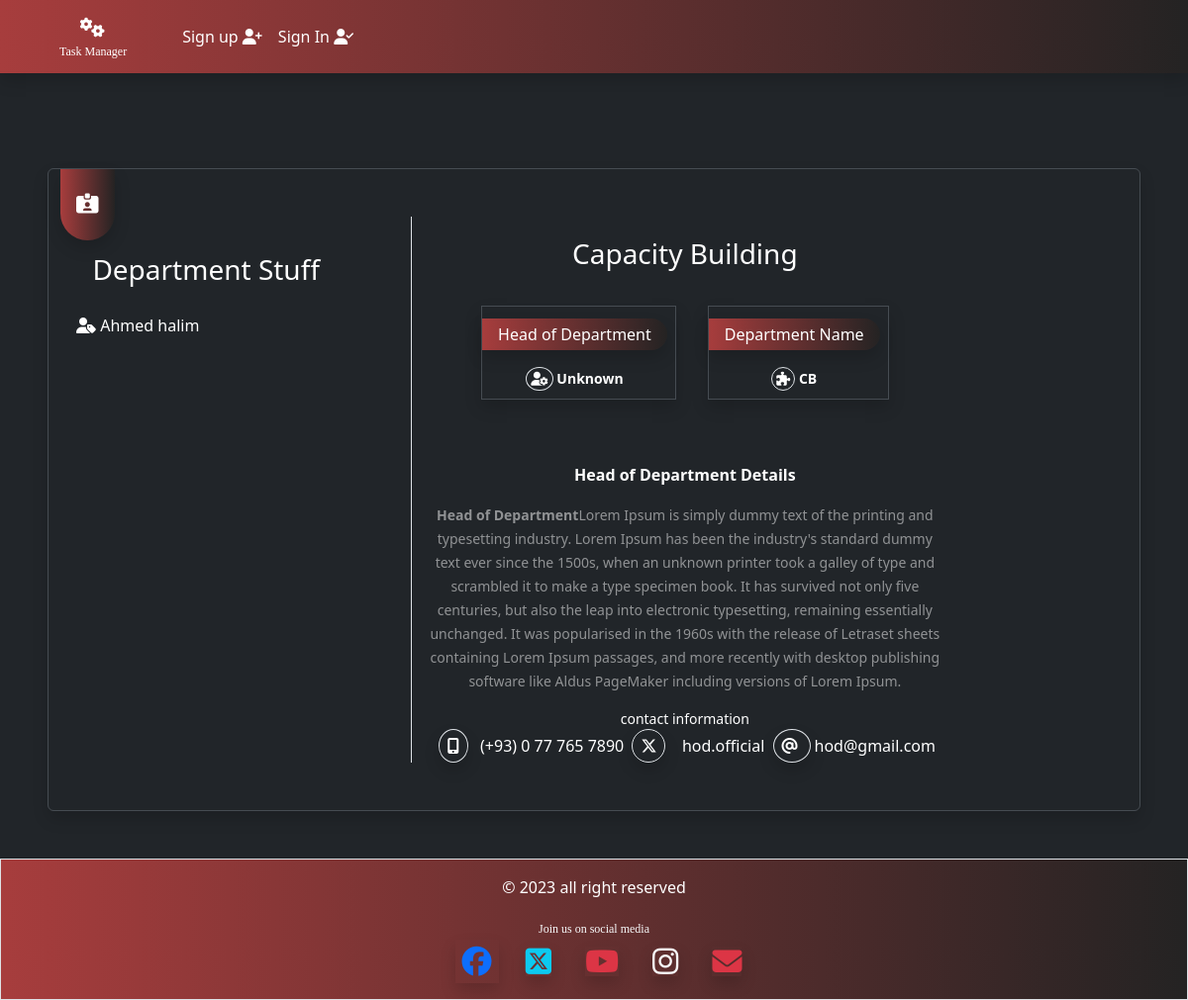
The page /taskmanager/getDetails/20 on the database as committed earlier.
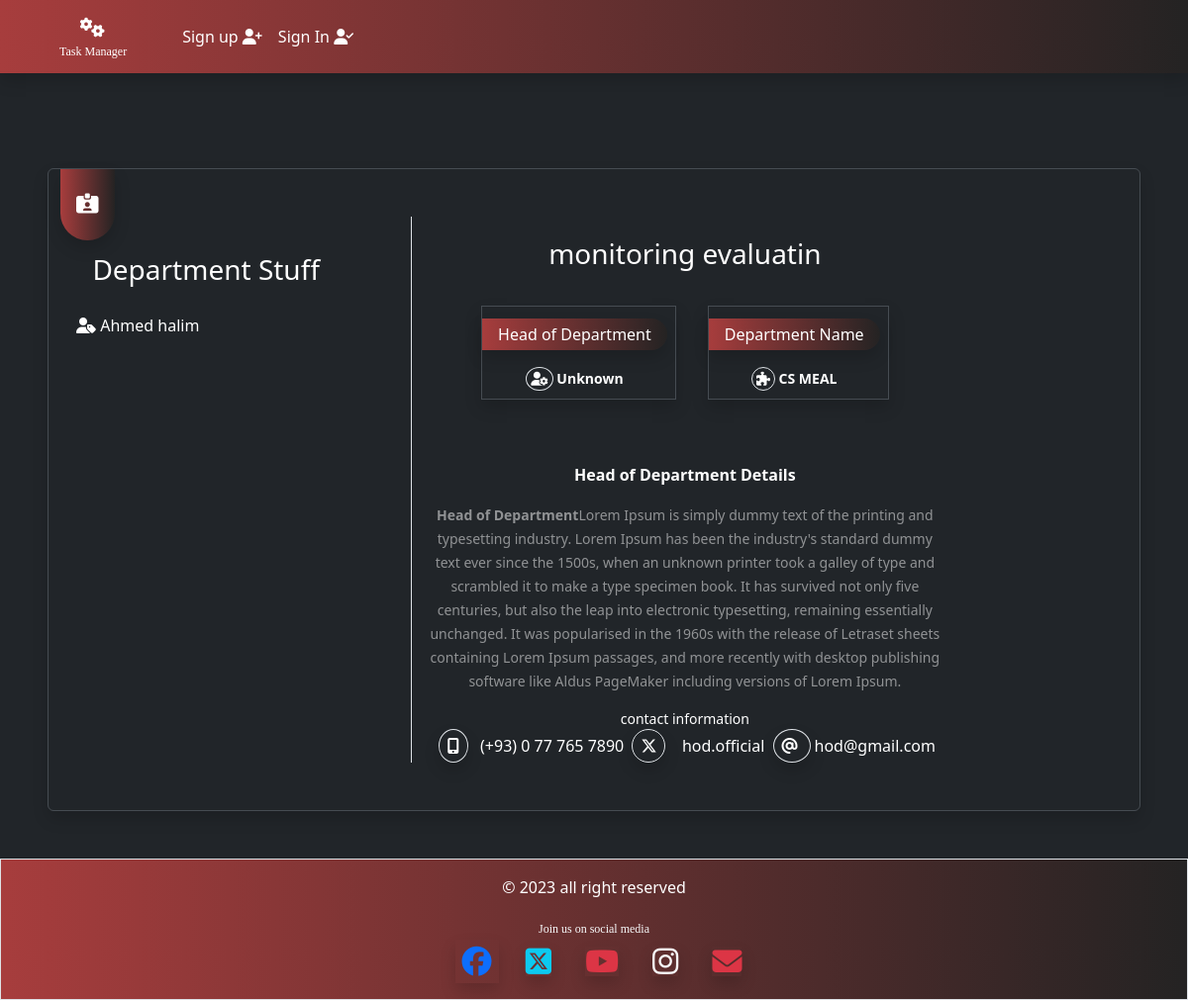
The same page on the database as committed later.
### taskmanager/models.py (models this page shows, shortened)
class Department(models.Model):
    name = models.CharField(max_length=250)
    Description = models.TextField(max_length=300)
    dept_head = models.CharField(max_length=100)

### taskmanager/views.py (the view)
# urls.py: path('getDetails/<sid>', views.getDetails, name='getDetails'),
def getDetails(request, sid):
    if sid:
        d = Department.objects.get(id = sid)
        u = User.objects.filter(department_id = sid)
        return render(request, 'taskmanager/dept_details.html',{'stuff':u, 'departmentDetails':d})

### taskmanager/templates/taskmanager/dept_details.html (shortened to what the changed rows need)
{% extends 'taskmanager/base.html' %}
{% load static %}
{% block content %}
<div class="bg-dark text-white p-5">
    <div class="container rounded shadow border border-secondary border-opacity-50 mt-5">
        <div class="row my-5">
            <div class="col md-6 text-center">
                <div class="">
                    <p class="fs-3 mt-3">{{departmentDetails.Description}}</p>
                    <div class="d-flex justify-content-center p-3 mb-5">
                        <div class="mx-3 border border-secondary border-opacity-50 shadow py-2 pe-2">
                            <p class="bg-maroon text-white rounded-end-pill px-3 shadow mt-1 py-1">Head of Department
                            </p>
                            <small class="px-3 fw-bold"><i
                                    class="fa-solid fa-user-gear rounded-circle border p-1"></i>&nbsp;{{departmentDetails.dept_head}}</small>
                        </div>
                        <div class="mx-3 border border-secondary border-opacity-50 shadow py-2 pe-2">
                            <p class="bg-maroon text-white rounded-end-pill px-3 shadow mt-1 py-1">Department Name</p>
                            <small class="px-3 fw-bold"><i
                                    class="fa-solid fa-puzzle-piece rounded-circle border p-1"></i>&nbsp;{{departmentDetails.name}}</small>
                        </div>
                    </div>
                    <p class="fw-bold">Head of Department Details</p>
                    <p class="text-white-50">
                        <small><b>Head of Department</b>Lorem Ipsum is simply dummy text of the printing and typesetting
                            Ipsum.</small>
                    </p>
                    <div class="text-center">
                        <small class="d-block">contact information</small>
                        <span class="">
                            (+93) 0 77 765 7890</span>
                        <span class="">
                            &nbsp; hod.official</span>
                        <span class="">hod@gmail.com</span>
                    </div>
                </div>
            </div>
        </div>
    </div>
</div>
{% endblock content %}

Rows that differ between the two databases and show on the page:
changed Department "Unknown": Description "Capacity Building" → "monitoring evaluatin"; name "CB" → "CS MEAL"
